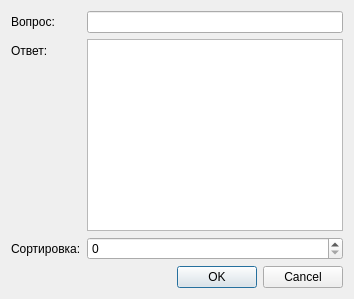
<?xml version="1.0" encoding="UTF-8"?>
<ui version="4.0">
 <class>QuestionDialog</class>
 <widget class="QDialog" name="QuestionDialog">
  <property name="windowTitle">
   <string>Вопрос раздела</string>
  </property>
  <layout class="QVBoxLayout" name="verticalLayout">
   <item>
    <layout class="QFormLayout" name="formLayout">
     <item row="0" column="0">
      <widget class="QLabel" name="label_question">
       <property name="text">
        <string>Вопрос:</string>
       </property>
      </widget>
     </item>
     <item row="0" column="1">
      <widget class="QLineEdit" name="question_edit"/>
     </item>
     <item row="1" column="0">
      <widget class="QLabel" name="label_answer">
       <property name="text">
        <string>Ответ:</string>
       </property>
      </widget>
     </item>
     <item row="1" column="1">
      <widget class="QPlainTextEdit" name="answer_edit"/>
     </item>
     <item row="2" column="0">
      <widget class="QLabel" name="label_sort">
       <property name="text">
        <string>Сортировка:</string>
       </property>
      </widget>
     </item>
     <item row="2" column="1">
      <widget class="QSpinBox" name="sort_spin">
       <property name="maximum">
        <number>10000</number>
       </property>
      </widget>
     </item>
    </layout>
   </item>
   <item>
    <widget class="QDialogButtonBox" name="button_box">
     <property name="standardButtons">
      <set>QDialogButtonBox::Cancel|QDialogButtonBox::Ok</set>
     </property>
    </widget>
   </item>
  </layout>
 </widget>
 <resources/>
 <connections/>
</ui>
